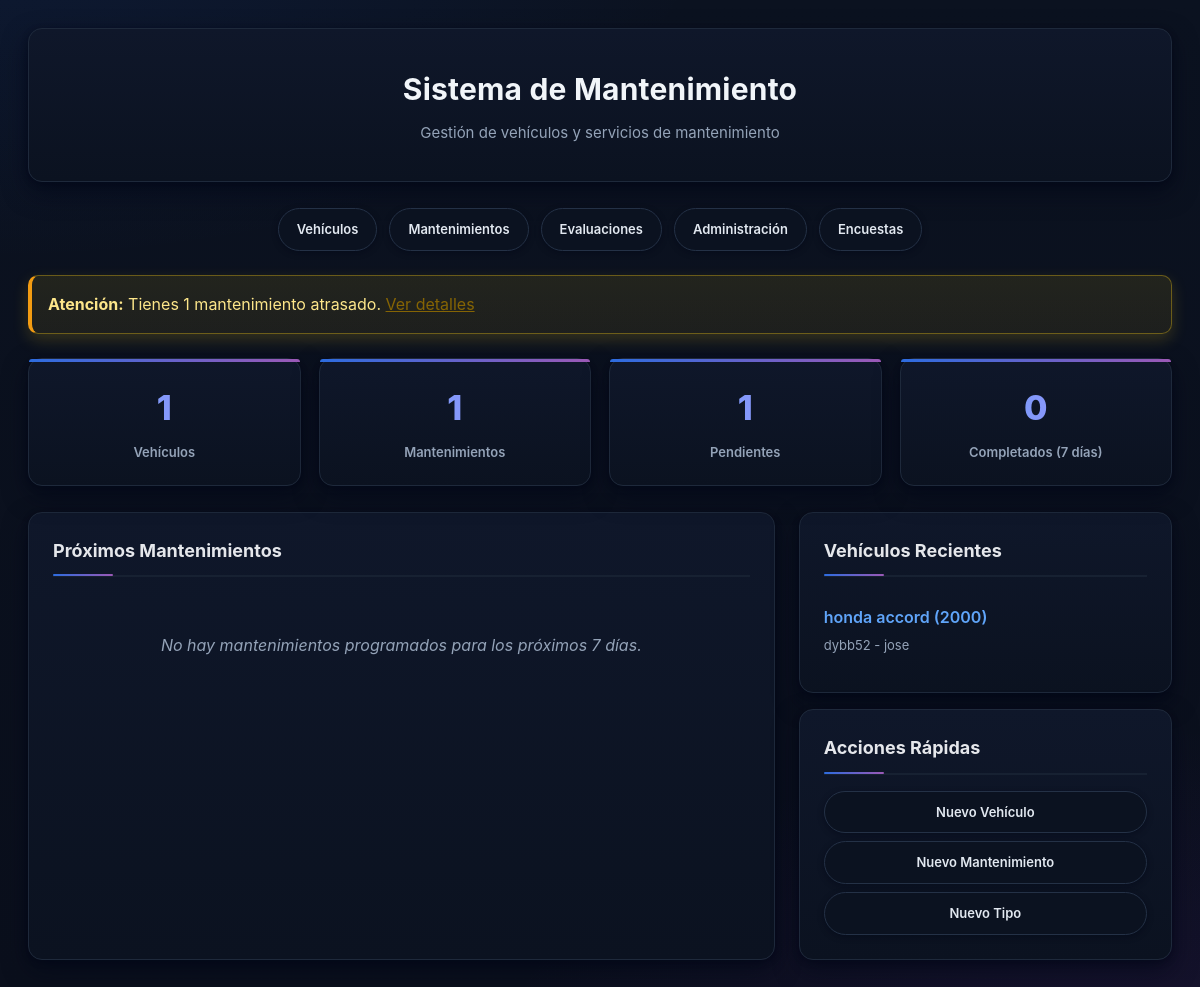
The page / on the database its author committed.
### mantencion/models.py (models this page shows, shortened)
class Vehicle(models.Model):
    VEHICLE_TYPES = [
        ('car', 'Automóvil'),
        ('truck', 'Camión'),
        ('motorcycle', 'Motocicleta'),
        ('bus', 'Autobús'),
        ('van', 'Van'),
    ]
    FUEL_TYPES = [
        ('gasoline', 'Gasolina'),
        ('diesel', 'Diésel'),
        ('electric', 'Eléctrico'),
        ('hybrid', 'Híbrido'),
        ('lpg', 'GLP'),
    ]
    license_plate = models.CharField(max_length=20, unique=True, verbose_name='Placa')
    brand = models.CharField(max_length=50, verbose_name='Marca')
    model = models.CharField(max_length=50, verbose_name='Modelo')
    year = models.IntegerField(verbose_name='Año')
    vehicle_type = models.CharField(max_length=20, choices=VEHICLE_TYPES, verbose_name='Tipo de Vehículo')
    fuel_type = models.CharField(max_length=20, choices=FUEL_TYPES, verbose_name='Tipo de Combustible')
    color = models.CharField(max_length=30, verbose_name='Color')
    owner_name = models.CharField(max_length=100, verbose_name='Nombre del Propietario')
    owner_phone = models.CharField(max_length=20, verbose_name='Teléfono')
    owner_email = models.EmailField(blank=True, verbose_name='Email')
    created_at = models.DateTimeField(auto_now_add=True, verbose_name='Fecha de Registro')
    class Meta:
        verbose_name = 'Vehículo'
        verbose_name_plural = 'Vehículos'
        ordering = ['-created_at']
    def get_full_name(self):
        return f"{self.brand} {self.model} ({self.year})"

### mantencion/views.py (the view)
# urls.py: path('', views.dashboard, name='dashboard'),
def dashboard(request):
    context = {
        'total_vehicles': Vehicle.objects.count(),
        'total_maintenances': Maintenance.objects.count(),
        'pending_maintenances': Maintenance.objects.filter(status='scheduled').count(),
        'overdue_maintenances': Maintenance.objects.filter(
            status='scheduled',
            scheduled_date__lt=timezone.now()
        ).count(),
        'recent_maintenances': Maintenance.objects.filter(
            completion_date__gte=timezone.now() - timedelta(days=7)
        ).count(),
        'upcoming_maintenances': Maintenance.objects.filter(
            status='scheduled',
            scheduled_date__gte=timezone.now(),
            scheduled_date__lte=timezone.now() + timedelta(days=7)
        ).order_by('scheduled_date')[:5],
        'recent_vehicles': Vehicle.objects.order_by('-created_at')[:5],
    }
    return render(request, 'mantecion/dashboard.html', context)

### templates/mantecion/dashboard.html (shortened to what this page needs)
<!DOCTYPE html>
<html lang="es">
<head>
</head>
<body>
    <div class="container">
        <div class="header">
            <h1>Sistema de Mantenimiento</h1>
            <p>Gestión de vehículos y servicios de mantenimiento</p>
        </div>
        <div class="nav-menu">
            <a href="{% url 'mantencion:vehicle_list' %}" class="nav-button">Vehículos</a>
            <a href="{% url 'mantencion:maintenance_list' %}" class="nav-button">Mantenimientos</a>
            <a href="{% url 'mantencion:evaluation_list' %}" class="nav-button">Evaluaciones</a>
            <a href="/admin/" class="nav-button">Administración</a>
            <a href="{% url 'polls:index' %}" class="nav-button">Encuestas</a>
        </div>
        {% if overdue_maintenances > 0 %}
        <div class="alert">
            <strong>Atención:</strong> Tienes {{ overdue_maintenances }} mantenimiento{{ overdue_maintenances|pluralize }} atrasado{{ overdue_maintenances|pluralize }}.
            <a href="{% url 'mantencion:maintenance_list' %}?status=scheduled" style="color: #856404; text-decoration: underline;">Ver detalles</a>
        </div>
        {% endif %}
        <div class="stats-grid">
            <div class="stat-card">
                <div class="stat-number">{{ total_vehicles }}</div>
                <div class="stat-label">Vehículos</div>
            </div>
            <div class="stat-card">
                <div class="stat-number">{{ total_maintenances }}</div>
                <div class="stat-label">Mantenimientos</div>
            </div>
            <div class="stat-card">
                <div class="stat-number">{{ pending_maintenances }}</div>
                <div class="stat-label">Pendientes</div>
            </div>
            <div class="stat-card">
                <div class="stat-number">{{ recent_maintenances }}</div>
                <div class="stat-label">Completados (7 días)</div>
            </div>
        </div>
        <div class="content-grid">
            <div class="main-content">
                <h2 class="section-title">Próximos Mantenimientos</h2>
                {% if upcoming_maintenances %}
                    {% for maintenance in upcoming_maintenances %}
                    <div class="list-item">
                        <div class="item-title">
                            <a href="{% url 'mantencion:maintenance_detail' maintenance.id %}">
                                {{ maintenance.vehicle.get_full_name }}
                            </a>
                        </div>
                        <div class="item-meta">
                            {{ maintenance.maintenance_type.name }} -
                            {{ maintenance.scheduled_date|date:"d/m/Y H:i" }}
                            <span class="status-badge status-scheduled">{{ maintenance.get_status_display }}</span>
                        </div>
                    </div>
                    {% endfor %}
                {% else %}
                    <div class="empty-state">
                        No hay mantenimientos programados para los próximos 7 días.
                    </div>
                {% endif %}
            </div>
            <div class="sidebar">
                <div class="sidebar-card">
                    <h3 class="section-title">Vehículos Recientes</h3>
                    {% if recent_vehicles %}
                        {% for vehicle in recent_vehicles %}
                        <div class="list-item">
                            <div class="item-title">
                                <a href="{% url 'mantencion:vehicle_detail' vehicle.id %}">
                                    {{ vehicle.get_full_name }}
                                </a>
                            </div>
                            <div class="item-meta">
                                {{ vehicle.license_plate }} - {{ vehicle.owner_name }}
                            </div>
                        </div>
                        {% endfor %}
                    {% else %}
                        <div class="empty-state">
                            No hay vehículos registrados.
                        </div>
                    {% endif %}
                </div>
                <div class="sidebar-card">
                    <h3 class="section-title">Acciones Rápidas</h3>
                    <div class="quick-actions">
                        <a href="/admin/mantencion/vehicle/add/" class="nav-button">Nuevo Vehículo</a>
                        <a href="/admin/mantencion/maintenance/add/" class="nav-button">Nuevo Mantenimiento</a>
                        <a href="/admin/mantencion/maintenancetype/add/" class="nav-button">Nuevo Tipo</a>
                    </div>
                </div>
            </div>
        </div>
    </div>
</body>
</html>

### templates/mantecion/dashboard.html (style rules this page uses)
* { margin: 0; padding: 0; box-sizing: border-box; }
body { font-family: -apple-system, BlinkMacSystemFont, 'Segoe UI', Roboto, sans-serif; background: radial-gradient(1200px 600px at 0% -10%, rgba(37, 99, 235, 0.10), transparent 60%), radial-gradient(1200px 600px at 100% 110%, rgba(147, 51, 234, 0.10), transparent 60%), linear-gradient(180deg, #0b1220 0%, #0a0f1c 100%); color: #e5e7eb; line-height: 1.6; -webkit-font-smoothing: antialiased; -moz-osx-font-smoothing: grayscale; }
.container { max-width: 1200px; margin: 0 auto; padding: 28px; }
.header { background: linear-gradient(180deg, #0f172a 0%, #0b1220 100%); border: 1px solid #1e293b; border-radius: 14px; padding: 36px; margin-bottom: 26px; text-align: center; box-shadow: 0 10px 24px rgba(2, 6, 23, 0.60), 0 2px 6px rgba(2, 6, 23, 0.40); }
.header h1 { font-size: 30px; font-weight: 700; color: #f1f5f9; letter-spacing: 0.2px; margin-bottom: 8px; }
.header p { color: #94a3b8; font-size: 15px; }
.nav-menu { display: flex; gap: 12px; margin-bottom: 24px; flex-wrap: wrap; justify-content: center; }
.nav-button { background: #0b1220; color: #e2e8f0; padding: 10px 18px; border: 1px solid #243146; border-radius: 999px; text-decoration: none; font-size: 13px; font-weight: 600; transition: all 0.2s ease; box-shadow: 0 2px 6px rgba(2, 6, 23, 0.45); }
.alert { background: linear-gradient(180deg, rgba(250, 204, 21, 0.10) 0%, rgba(250, 204, 21, 0.08) 100%); border: 1px solid rgba(250, 204, 21, 0.35); border-left: 4px solid #f39c12; padding: 16px; border-radius: 10px; margin-bottom: 24px; color: #fde68a; box-shadow: 0 6px 16px rgba(250, 204, 21, 0.18); }
.stats-grid { display: grid; grid-template-columns: repeat(auto-fit, minmax(200px, 1fr)); gap: 18px; margin-bottom: 26px; }
.stat-card { position: relative; background: linear-gradient(180deg, #0f172a 0%, #0b1220 100%); border: 1px solid #1e293b; border-radius: 14px; padding: 22px; text-align: center; box-shadow: 0 10px 24px rgba(2, 6, 23, 0.60), 0 2px 6px rgba(2, 6, 23, 0.40); transition: transform 0.18s ease, box-shadow 0.18s ease; }
.stat-card::before { content: ""; position: absolute; top: 0; left: 0; right: 0; height: 3px; border-top-left-radius: 14px; border-top-right-radius: 14px; background: linear-gradient(90deg, #2d6cdf, #9b59b6); }
.stat-number { font-size: 34px; font-weight: 800; color: #e2e8f0; margin-bottom: 6px; background: linear-gradient(90deg, #60a5fa, #a78bfa); -webkit-background-clip: text; background-clip: text; color: transparent; }
.stat-label { color: #94a3b8; font-size: 13px; font-weight: 600; }
.content-grid { display: grid; grid-template-columns: 2fr 1fr; gap: 24px; }
.main-content, .sidebar-card { background: linear-gradient(180deg, #0f172a 0%, #0b1220 100%); border: 1px solid #1e293b; border-radius: 14px; padding: 24px; box-shadow: 0 10px 24px rgba(2, 6, 23, 0.60), 0 2px 6px rgba(2, 6, 23, 0.40); }
.sidebar { display: flex; flex-direction: column; gap: 16px; }
.section-title { position: relative; color: #e5e7eb; font-size: 18px; font-weight: 700; margin-bottom: 16px; padding-bottom: 10px; border-bottom: 2px solid #172132; }
.section-title::after { content: ""; position: absolute; left: 0; bottom: -1px; height: 2px; width: 60px; background: linear-gradient(90deg, #2d6cdf, #9b59b6); border-radius: 2px; }
.list-item { padding: 12px 0; border-bottom: 1px solid #172132; transition: background-color 0.15s ease, padding-left 0.15s ease; }
.list-item:last-child { border-bottom: none; }
.item-title { font-weight: 600; color: #e5e7eb; margin-bottom: 4px; }
.item-title a { color: #60a5fa; text-decoration: none; }
.item-meta { color: #94a3b8; font-size: 13px; }
.empty-state { color: #94a3b8; text-align: center; padding: 40px 20px; font-style: italic; }
.quick-actions { display: flex; flex-direction: column; gap: 8px; }
.quick-actions .nav-button { text-align: center; font-size: 13px; }

### rows shown on the page
Vehicle: get_full_name "honda accord (2000)", license_plate "dybb52", owner_name "jose"

### other values the page prints
{{ overdue_maintenances }} "1"
